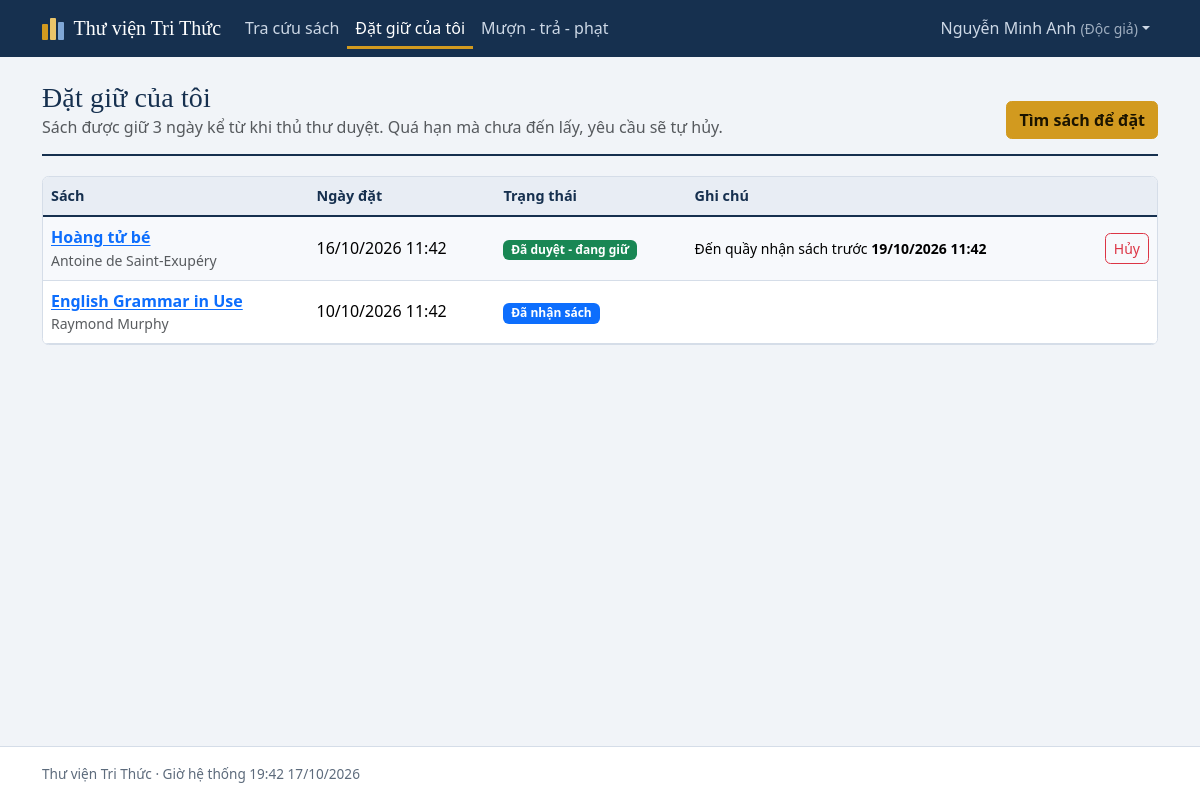
Screenshot of /reader/reservations.php (signed in) with the database file from the repository.
### tables this page shows
CREATE TABLE users (
  user_id            BIGINT AUTO_INCREMENT PRIMARY KEY,
  role_id            INT NOT NULL,
  username           VARCHAR(50)  NOT NULL UNIQUE,
  email              VARCHAR(100) NOT NULL UNIQUE,
  password_hash      VARCHAR(255) NOT NULL,
  full_name          VARCHAR(100) NOT NULL,
  phone              VARCHAR(20)  NULL,
  address            VARCHAR(255) NULL,
  status             ENUM('ACTIVE','LOCKED','INACTIVE') NOT NULL DEFAULT 'ACTIVE',
  failed_login_count INT NOT NULL DEFAULT 0,
  locked_until       DATETIME NULL,
  created_at         DATETIME NOT NULL DEFAULT CURRENT_TIMESTAMP,
  CONSTRAINT fk_users_role FOREIGN KEY (role_id) REFERENCES roles(role_id)
);

CREATE TABLE roles (
  role_id    INT AUTO_INCREMENT PRIMARY KEY,
  role_code  VARCHAR(20)  NOT NULL UNIQUE,       
  role_name  VARCHAR(50)  NOT NULL
);

CREATE TABLE reservations (
  reservation_id BIGINT AUTO_INCREMENT PRIMARY KEY,
  reader_id      BIGINT NOT NULL,
  title_id       BIGINT NOT NULL,
  copy_id        BIGINT NULL,                       
  status         ENUM('PENDING','APPROVED','REJECTED','CANCELLED','FULFILLED','EXPIRED') NOT NULL DEFAULT 'PENDING',
  created_at     DATETIME NOT NULL DEFAULT CURRENT_TIMESTAMP,
  processed_by   BIGINT NULL,
  processed_at   DATETIME NULL,
  hold_expire_at DATETIME NULL,
  reject_reason  VARCHAR(255) NULL,
  INDEX idx_res_title_status (title_id, status),
  INDEX idx_res_reader (reader_id, status),
  CONSTRAINT fk_res_reader FOREIGN KEY (reader_id)    REFERENCES users(user_id),
  CONSTRAINT fk_res_title  FOREIGN KEY (title_id)     REFERENCES book_titles(title_id),
  CONSTRAINT fk_res_copy   FOREIGN KEY (copy_id)      REFERENCES book_copies(copy_id),
  CONSTRAINT fk_res_proc   FOREIGN KEY (processed_by) REFERENCES users(user_id)
);

CREATE TABLE book_titles (
  title_id     BIGINT AUTO_INCREMENT PRIMARY KEY,
  isbn         VARCHAR(20)  NOT NULL UNIQUE,
  title        VARCHAR(255) NOT NULL,
  category_id  INT NULL,
  publisher_id INT NULL,
  publish_year INT NULL,
  description  TEXT NULL,
  cover_image  VARCHAR(255) NULL,
  status       ENUM('ACTIVE','DISCONTINUED') NOT NULL DEFAULT 'ACTIVE',
  created_at   DATETIME NOT NULL DEFAULT CURRENT_TIMESTAMP,
  FULLTEXT KEY ft_title (title),
  CONSTRAINT fk_bt_cat FOREIGN KEY (category_id)  REFERENCES categories(category_id),
  CONSTRAINT fk_bt_pub FOREIGN KEY (publisher_id) REFERENCES publishers(publisher_id)
);

### reader/reservations.php (the view, shortened to what this page needs)
<?php
require __DIR__ . '/../includes/init.php';
$u = require_login(['READER']);
$rows = fetch_all("SELECT r.*, t.title, t.title_id, t.cover_image, c.barcode,
                          (SELECT GROUP_CONCAT(a.name SEPARATOR ', ') FROM title_authors ta JOIN authors a ON a.author_id = ta.author_id WHERE ta.title_id = t.title_id) AS authors
                   FROM reservations r JOIN book_titles t ON t.title_id = r.title_id LEFT JOIN book_copies c ON c.copy_id = r.copy_id
                   WHERE r.reader_id = ? ORDER BY r.created_at DESC", [$u['user_id']]);
page_start('Đặt giữ của tôi');
page_head('Đặt giữ của tôi', 'Sách được giữ ' . (int)policy()['hold_days'] . ' ngày kể từ khi thủ thư duyệt. Quá hạn mà chưa đến lấy, yêu cầu sẽ tự hủy.', '<a class="btn btn-accent" href="' . e(url('index.php')) . '">Tìm sách để đặt</a>');
?>
<?php if (!$rows): ?>
  <div class="alert alert-light border">Bạn chưa đặt giữ cuốn nào. Vào <a href="<?= e(url('index.php')) ?>">Tra cứu sách</a>, chọn sách còn trên kệ rồi bấm “Đặt giữ sách này”.</div>
<?php else: ?>
<div class="table-wrap"><div class="table-responsive"><table class="table table-striped mb-0">
  <thead><tr><th>Sách</th><th>Ngày đặt</th><th>Trạng thái</th><th>Ghi chú</th><th></th></tr></thead><tbody>
  <?php foreach ($rows as $r): ?>
  <tr>
    <td><a class="fw-semibold" href="<?= e(url('book.php?id=' . $r['title_id'])) ?>"><?= e($r['title']) ?></a><div class="small text-muted"><?= e($r['authors']) ?></div></td>
    <td><?= dmyhm($r['created_at']) ?></td>
    <td><?= badge('reservation', $r['status']) ?></td>
    <td class="small">
      <?php if ($r['status'] === 'APPROVED'): ?>Đến quầy nhận sách trước <strong><?= dmyhm($r['hold_expire_at']) ?></strong>
      <?php elseif ($r['status'] === 'REJECTED' && $r['reject_reason']): ?>Lý do: <?= e($r['reject_reason']) ?>
      <?php elseif ($r['status'] === 'EXPIRED'): ?>Quá hạn đến lấy sách, hệ thống đã hủy giữ.
      <?php elseif ($r['status'] === 'PENDING'): ?>Đang chờ thủ thư duyệt.<?php endif; ?>
    </td>
    <td class="text-end">
      <?php if (in_array($r['status'], ['PENDING', 'APPROVED'], true)): ?>
      <form method="post" data-confirm="Hủy yêu cầu đặt giữ này?"><?= csrf_field() ?><input type="hidden" name="action" value="cancel"><input type="hidden" name="id" value="<?= (int)$r['reservation_id'] ?>">
        <button class="btn btn-sm btn-outline-danger" type="submit">Hủy</button></form>
      <?php endif; ?>
    </td>
  </tr>
  <?php endforeach; ?>
</tbody></table></div></div>
<?php endif; ?>
<?php page_end();

### includes/layout.php (shortened to what this page needs)
<?php
function nav_link(string $path, string $label, string $cur): string {
    $active = $cur === url($path) ? ' active' : '';
    return '<li class="nav-item"><a class="nav-link' . $active . '" href="' . e(url($path)) . '">' . e($label) . '</a></li>';
}
function page_start(string $title, array $o = []): void {
    $u = user();
    $cur = $_SERVER['SCRIPT_NAME'] ?? '';
    $app = cfg('app.name');
    ?><!doctype html>
<html lang="vi">
<head>
<link rel="stylesheet" href="<?= e(url('assets/vendor/bootstrap/bootstrap.min.css')) ?>">
<link rel="stylesheet" href="<?= e(url('assets/css/style.css')) ?>">
</head>
<body>
<nav class="navbar navbar-expand-lg app-nav no-print">
  <div class="container">
    <a class="navbar-brand" href="<?= e(url($u && is_staff($u) ? 'staff/index.php' : 'index.php')) ?>">
      <span class="spines" aria-hidden="true"><i></i><i></i><i></i></span><?= e($app) ?>
    </a>
    <div class="collapse navbar-collapse" id="nav">
      <ul class="navbar-nav me-auto">
<?php
    if ($u && is_staff($u)) {
        echo nav_link('staff/index.php', 'Tổng quan', $cur);
        echo nav_link('index.php', 'Tra cứu sách', $cur);
        echo nav_link('staff/readers.php', 'Độc giả', $cur);
        echo nav_dropdown('Kho sách', ['staff/titles.php' => 'Đầu sách', 'staff/copies.php' => 'Bản sách', 'staff/locations.php' => 'Kho / kệ / vị trí'], $cur);
        echo nav_dropdown('Mượn - Trả', ['staff/loan_new.php' => 'Lập phiếu mượn', 'staff/return.php' => 'Lập phiếu trả', 'staff/reservations.php' => 'Duyệt đặt giữ', 'staff/fines.php' => 'Tiền phạt'], $cur);
        echo nav_link('staff/reports.php', 'Báo cáo', $cur);
        if (is_admin($u)) echo nav_dropdown('Quản trị', ['admin/users.php' => 'Tài khoản & phân quyền', 'admin/policy.php' => 'Quy định thư viện'], $cur);
    } elseif ($u) {
        echo nav_link('index.php', 'Tra cứu sách', $cur);
        echo nav_link('reader/reservations.php', 'Đặt giữ của tôi', $cur);
        echo nav_link('reader/history.php', 'Mượn - trả - phạt', $cur);
    } else {
        echo nav_link('index.php', 'Tra cứu sách', $cur);
    }
?>
      </ul>
      <ul class="navbar-nav align-items-lg-center">
<?php if ($u): ?>
        <li class="nav-item dropdown">
          <a class="nav-link dropdown-toggle" href="#" role="button" data-bs-toggle="dropdown" aria-expanded="false"><?= e($u['full_name']) ?> <small class="opacity-75">(<?= e($u['role_name']) ?>)</small></a>
        </li>
<?php else: ?>
        <li class="nav-item"><a class="nav-link" href="<?= e(url('login.php')) ?>">Đăng nhập</a></li>
        <li class="nav-item"><a class="btn btn-sm btn-accent ms-lg-2" href="<?= e(url('register.php')) ?>">Đăng ký</a></li>
<?php endif; ?>
      </ul>
    </div>
  </div>
</nav>
<main class="container py-4">
<?php
}
function page_end(): void {
    ?></main>
<footer class="app-footer no-print"><div class="container"><?= e(cfg('app.name')) ?> · Giờ hệ thống <?= date('H:i d/m/Y') ?></div></footer>
</body>
</html>
<?php
}
function page_head(string $h, string $sub = '', string $actions = ''): void {
    echo '<div class="page-head"><div><h1>' . e($h) . '</h1>' . ($sub !== '' ? '<p class="text-muted mb-0">' . e($sub) . '</p>' : '') . '</div>' . ($actions !== '' ? '<div class="no-print">' . $actions . '</div>' : '') . '</div>';
}

### includes/init.php (shortened to what this page needs)
<?php
function cfg(string $key, $default = null) {
    $v = $GLOBALS['CFG'];
    foreach (explode('.', $key) as $k) {
        $v = $v[$k];
    }
    return $v;
}
function url(string $path = ''): string { return BASE_URL . '/' . ltrim($path, '/'); }
function e($s): string { return htmlspecialchars((string)$s, ENT_QUOTES, 'UTF-8'); }
function db(): PDO {
    static $pdo = null;
    if ($pdo) return $pdo;
    $c = cfg('db');
    try {
        $pdo = new PDO("mysql:host={$c['host']};dbname={$c['name']};charset={$c['charset']}", $c['user'], $c['pass'], [
            PDO::ATTR_ERRMODE => PDO::ERRMODE_EXCEPTION,
            PDO::ATTR_DEFAULT_FETCH_MODE => PDO::FETCH_ASSOC,
            PDO::ATTR_EMULATE_PREPARES => false,
        ]);
    } catch (PDOException $ex) {
        http_response_code(500);
        exit('<meta charset="utf-8"><h3>Không kết nối được cơ sở dữ liệu</h3><p>Hãy bật MySQL trong XAMPP, import <code>database/library_db.sql</code> bằng phpMyAdmin và kiểm tra <code>config/config.php</code>.</p>');
    }
    $pdo->exec("SET time_zone = '" . (new DateTime())->format('P') . "'");
    return $pdo;
}
function run(string $sql, array $p = []): PDOStatement { $st = db()->prepare($sql); $st->execute($p); return $st; }
function fetch_one(string $sql, array $p = []): ?array { $r = run($sql, $p)->fetch(); return $r === false ? null : $r; }
function fetch_all(string $sql, array $p = []): array { return run($sql, $p)->fetchAll(); }
function dmyhm(?string $d): string { return $d ? date('d/m/Y H:i', strtotime($d)) : '—'; }
function badge(string $type, string $v): string {
    [$t, $c] = STATUS_LABELS[$type][$v] ?? [$v, 'secondary'];
    return '<span class="badge text-bg-' . $c . '">' . e($t) . '</span>';
}
function user(): ?array {
    static $u = false;
    if ($u !== false) return $u;
    $u = null;
    if (!empty($_SESSION['uid'])) {
        $r = fetch_one("SELECT u.*, r.role_code, r.role_name FROM users u JOIN roles r ON r.role_id = u.role_id WHERE u.user_id = ?", [$_SESSION['uid']]);
        if ($r && $r['status'] === 'ACTIVE') $u = $r; else unset($_SESSION['uid']);
    }
    return $u;
}
function is_staff(?array $u = null): bool { $u = $u ?? user(); return $u && in_array($u['role_code'], ['LIBRARIAN', 'ADMIN'], true); }
function require_login(array $roles = []): array {
    $u = user();
    return $u;
}
require_once ROOT . '/includes/layout.php';

### assets/css/style.css (style rules this page uses)
:root { --ink:#16304f; --ink-2:#0f2239; --blue:#2a62a8; --brass:#d29a1f; --brass-d:#a97800; --paper:#f1f4f8; --line:#d5dde8; --text:#1d2733; --muted:#5d6b7c; --bs-body-bg:var(--paper); --bs-body-color:var(--text); --bs-link-color:var(--blue); --bs-link-hover-color:var(--ink); --bs-border-color:var(--line); --serif:"Iowan Old Style","Palatino Linotype",Palatino,"Book Antiqua",Georgia,serif; }
body { font-family:system-ui,-apple-system,"Segoe UI",Roboto,"Helvetica Neue",Arial,sans-serif;min-height:100vh;display:flex;flex-direction:column;line-height:1.55 }
main { flex:1 }
h1,h2,h3,.h1,.h2,.h3 { font-family:var(--serif);color:var(--ink);letter-spacing:.005em }
h1 { font-size:1.75rem }
a { text-underline-offset:2px }
.app-nav { background:var(--ink);--bs-navbar-color:#cdd8e6;--bs-navbar-hover-color:#fff;--bs-navbar-active-color:#fff;--bs-navbar-brand-color:#fff;--bs-navbar-brand-hover-color:#fff;--bs-navbar-toggler-border-color:rgba(255,255,255,.4) }
.app-nav .navbar-brand { font-family:var(--serif);font-size:1.25rem;display:flex;align-items:center;gap:.6rem }
.app-nav .nav-link.active { box-shadow:inset 0 -3px 0 var(--brass) }
.spines { display:inline-flex;align-items:flex-end;gap:2px;height:22px }
.spines i { display:block;width:6px;border-radius:1px;background:var(--brass) }
.spines i:nth-child(1) { height:16px }
.spines i:nth-child(2) { height:22px;background:#e9c46a }
.spines i:nth-child(3) { height:18px;background:#7fa7d6 }
.btn { border-radius:.35rem }
.btn-accent { background:var(--brass);border-color:var(--brass);color:#1b1400;font-weight:600 }
.page-head { display:flex;justify-content:space-between;align-items:flex-end;gap:1rem;flex-wrap:wrap;margin-bottom:1.25rem;padding-bottom:.9rem;border-bottom:2px solid var(--ink) }
.page-head h1 { margin:0 }
.table { --bs-table-bg:#fff;--bs-table-striped-bg:#f7f9fc }
.table thead th { background:#e8edf4;color:var(--ink);font-weight:600;font-size:.9rem;white-space:nowrap;border-bottom:2px solid var(--ink) }
.table td,.table th { vertical-align:middle }
.table-wrap { background:#fff;border:1px solid var(--line);border-radius:.4rem;overflow:hidden }
.app-footer { border-top:1px solid var(--line);padding:1rem 0;color:var(--muted);font-size:.85rem;background:#fff }

### rows the page displays
users: full_name "Nguyễn Minh Anh", role.role_name "Độc giả"
reservations: title.title "Hoàng tử bé", authors "Antoine de Saint-Exupéry", created_at "16/10/2026 11:42", t "Đã duyệt - đang giữ", hold_expire_at "19/10/2026 11:42"
reservations: title.title "English Grammar in Use", authors "Raymond Murphy", created_at "10/10/2026 11:42", t "Đã nhận sách"

### other values shown
$app "Thư viện Tri Thức"
$label "Tra cứu sách Đặt giữ của tôi Mượn - trả - phạt"
$h "Đặt giữ của tôi"
$sub "Sách được giữ 3 ngày kể từ khi thủ thư duyệt. Quá hạn mà chưa đến lấy, yêu cầu sẽ tự hủy."
$actions "Tìm sách để đặt"
cfg('app.name') "Thư viện Tri Thức"
